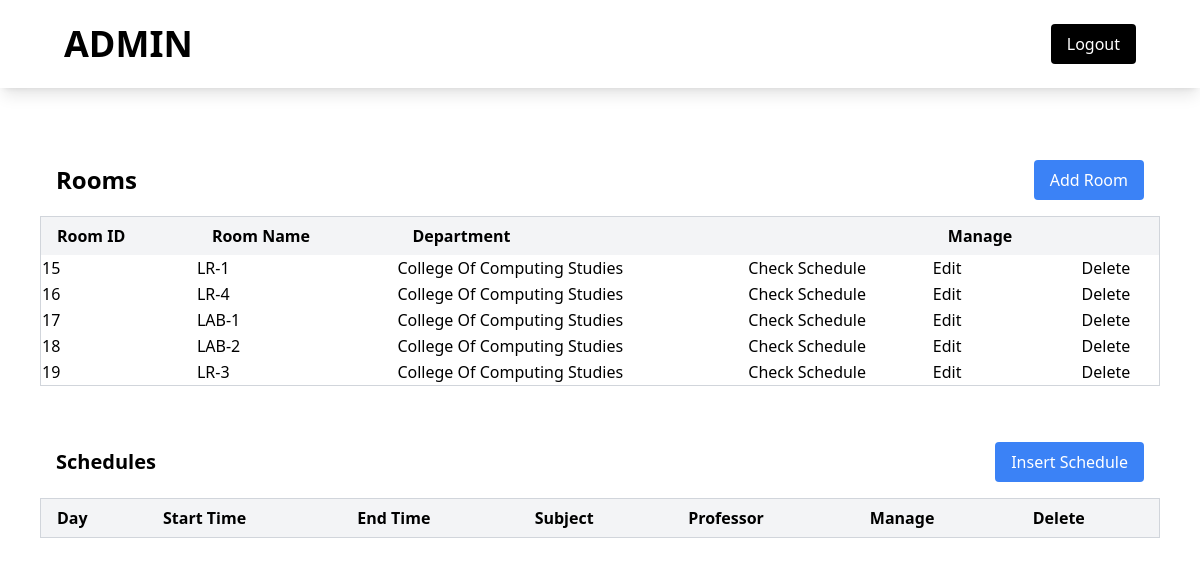
The page /admin/admin.php (signed in) on the database its author committed.
### tables this page shows
CREATE TABLE `room` (
  `id` int(11) NOT NULL,
  `RoomName` varchar(100) NOT NULL,
  `department` int(11) NOT NULL,
  `floor` varchar(200) NOT NULL,
  `RoomType` enum('Lab','Lec') NOT NULL,
  `Building` varchar(200) NOT NULL
);

CREATE TABLE `department` (
  `id` int(11) NOT NULL,
  `deptName` varchar(100) NOT NULL,
  `deptCode` varchar(50) NOT NULL,
  `Campus` enum('A','B','C','') NOT NULL
);

### class/Database.php (called while the page is built, shortened)
<?php
    class Database{
        private $host = 'localhost';
        private $user = 'root';
        private $db = 'RoomSystem';
        private $pass = '';
        public function __construct(){
            try{
                $this->pdo = new PDO('mysql:host='.$this->host.';dbname='.$this->db,
                $this->user,$this->pass);
            }catch(PDOException $e){
                echo 'connection Error:'.$e->getMessage();
            }
        }
    }
?>

### class/adminClass.php (called while the page is built, shortened)
<?php
    require_once "Database.php";
class Admin extends Database{
    public function ShowRooms(){
        $query = "SELECT room.id as id,
        room.RoomName as RoomName,
        room.department as deptID,
        department.deptName as department ,
        room.RoomType as RoomType,
        room.floor as floor,
        room.Building as Building
        FROM room
        LEFT JOIN department ON department.id = room.department";
        $stmt = $this->pdo->prepare($query);
        if($stmt->execute()){
            return $stmt->fetchAll();
        }
        return [];
    }
}

### admin/admin.php (the view, shortened to what this page needs)
<?php
require_once "../class/adminClass.php";
include "../includes/header.php";
$Admin = new Admin();
?>
<!DOCTYPE html>
<html lang="en">
<body class="w-full h-screen">
    <div class="flex flex-row w-full p-6 px-4 sm:px-16 justify-between mb-4 text-center items-center shadow-lg">
        <h1 class="text-2xl sm:text-4xl font-bold text-black uppercase">Admin</h1>
        <button class="px-4 py-2 bg-black text-white rounded text-sm sm:text-base">
            <a href="../account/logout.php">Logout</a>
        </button>
    </div>
    <div class="table-content w-full flex flex-col gap-10 p-4 sm:p-10">
        <div class="table-1">
            <div class="table-1-head flex flex-col sm:flex-row w-full justify-between items-center p-4 gap-4">
                <h2 class="font-bold text-lg sm:text-2xl">Rooms</h2>
                <button id="Addbtn" class="addRoomBtn px-4 py-2 bg-blue-500 text-white rounded text-sm sm:text-base">
                    Add Room
                </button>
            </div>
            <div class="overflow-x-auto">
                <table class="RoomTable display w-full border border-gray-300">
                    <thead>
                        <tr class="bg-gray-100">
                            <th class="px-4 py-2 text-left">Room ID</th>
                            <th class="px-4 py-2 text-left">Room Name</th>
                            <th class="px-4 py-2 text-left">Department</th>
                            <th class="px-4 py-2 text-left"></th>
                            <th class="px-4 py-2 text-left">Manage</th>
                            <th class="px-4 py-2 text-left"></th>
                        </tr>
                    </thead>
                    <tbody class="showroombody">
                        <?php foreach ($Admin->ShowRooms() as $r): ?>
                            <tr>
                                <td><?= $r['id']; ?></td>
                                <td><?= $r['RoomName']; ?></td>
                                <td><?= $r['department']; ?></td>
                                <td>
                                    <button class="checkSched text-sm sm:text-base"
                                        data-id="<?= $r['id'] ?>" data-name="<?= $r['RoomName'] ?>">Check Schedule</button>
                                </td>
                                <td>
                                    <button class="EditRoom text-sm sm:text-base" data-id="<?= $r['id']; ?>" data-room="<?= $r['RoomName'] ?>" data-floor="<?= $r['floor'] ?>" data-type="<?= $r['RoomType'] ?>" data-building="<?= $r['Building'] ?>" data-dept="<?= $r['department'] ?>">Edit</button>
                                </td>
                                <td>
                                    <button class="DeleteRoom text-sm sm:text-base" data-id="<?= $r['id']; ?>" data-room="<?= $r['RoomName'] ?>" data-dept="<?= $r['department'] ?>">Delete</button>
                                </td>
                            </tr>
                        <?php endforeach; ?>
                    </tbody>
                </table>
            </div>
        </div>
        <div class="table-2">
            <div class="table-2-head flex flex-col sm:flex-row w-full justify-between items-center p-4 gap-4">
                <h2 class="text-lg sm:text-xl font-bold ScheduleText">Schedules</h2>
                <button id="schedInsert" class="px-4 py-2 bg-blue-500 text-white rounded text-sm sm:text-base">
                    Insert Schedule
                </button>
            </div>
            <div class="overflow-x-auto">
                <table class="SchedTable display w-full border border-gray-300">
                    <thead>
                        <tr class="bg-gray-100">
                            <th class="px-4 py-2 text-left">Day</th>
                            <th class="px-4 py-2 text-left">Start Time</th>
                            <th class="px-4 py-2 text-left">End Time</th>
                            <th class="px-4 py-2 text-left">Subject</th>
                            <th class="px-4 py-2 text-left">Professor</th>
                            <th class="px-4 py-2 text-left">Manage</th>
                            <th class="px-4 py-2 text-left">Delete</th>
                        </tr>
                    </thead>
                </table>
            </div>
        </div>
    </div>
</body>
</html>

### includes/header.php (shortened to what this page needs)
<head>
    <script src="https://cdn.tailwindcss.com"></script>
    <link rel="stylesheet" href="//cdn.datatables.net/2.1.8/css/dataTables.dataTables.min.css">
    <link rel="stylesheet" href="../css/MainPageUI.css">
    <link rel="stylesheet" href="../css/useRoom.css">
</head>

### rows shown on the page
room: id "15", RoomName "LR-1", department.deptName "College Of Computing Studies"
room: id "16", RoomName "LR-4", department.deptName "College Of Computing Studies"
room: id "17", RoomName "LAB-1", department.deptName "College Of Computing Studies"
room: id "18", RoomName "LAB-2", department.deptName "College Of Computing Studies"
room: id "19", RoomName "LR-3", department.deptName "College Of Computing Studies"
